Frame 1 (no input): blank canvas, image omitted
Frame 60 (the mouse pressed at the canvas centre just before this capture): blank canvas, image omitted
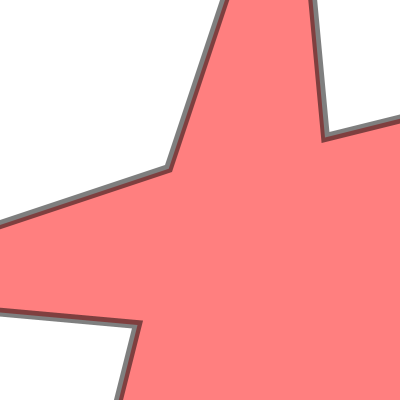
Frame 120 (the mouse held since frame 60 and released just before this capture)

The Processing sketch whose frames 1 and 60 were blank and that drew this single picture after the mouse press (run headless with seeded random() and noise(); from frame 60 on, the mouse is pressed at the canvas centre):

// Processing sketch: methodExamples
// ── methodExamples.pde
/*
void setup() {
  size(400, 400);
  background(255);
  
  drawStar();
}

void drawStar() {
  stroke(0, 128);
  strokeWeight(4);
  fill(255, 0, 0, 128);
  pushMatrix();
  translate(width/2, height/2);
  beginShape();
  vertex(0, -160);
  vertex(-60, -80);
  vertex(-160, -80);
  vertex(-60, -20);
  vertex(-160, 100);
  vertex(0, 20);
  vertex(160, 100);
  vertex(60, -20);
  vertex(160, -80);
  vertex(60, -80);
  endShape(CLOSE);
  popMatrix();
}
*/

/*
void setup() {
  size(400, 400);
  background(255);
  fill(0);

  text( add2ints(5, 5), 50, 50 );
  text( add2floats(5, 5), 50, 70 );
}
int add2ints(int x, int y) {
  return x + y;
}
float add2floats(float x, float y) {
  return x + y;
}
*/

/*
void setup() {
  size(120, 120);
  background(255);
  fill(0);

  text( addInts(5, 5), 50, 50 );
  text( addInts(5, 5, 5), 50, 70 );
  text( addInts(5, 5, 5, 5), 50, 90 );
}
int addInts(int x, int y) {
  return x + y;
}
int addInts(int x, int y, int z) {
  return x + y + z;
}
int addInts(int x, int y, int z, int w) {
  return x + y + z + w;
}
*/

void setup() {
  size(400, 400);
  background(255);
}
void draw() {
  if (keyPressed) {
    if (key == ' ') {
      background(255);
    }
  }
  if (mousePressed) {
    float mouseVelocity = dist(mouseX, mouseY, pmouseX, pmouseY)/128;
    float mouseAngle = atan2(mouseY - pmouseY, mouseX - pmouseX) + PI/2;
    drawStar(mouseX, mouseY, mouseAngle, mouseVelocity );
  }
}

void drawStar(int starX, int starY, float starAngle, float starScale) {
  stroke(0, 128);
  strokeWeight(4);
  fill(255, 0, 0, 128);
  pushMatrix();
  translate(starX, starY);
  rotate(starAngle);
  scale(starScale);
  beginShape();
  vertex(0, -160); vertex(-60, -80); vertex(-160, -80); vertex(-60, -20); vertex(-160, 100); vertex(0, 20); vertex(160, 100); vertex(60, -20); vertex(160, -80); vertex(60, -80);
  endShape(CLOSE);
  popMatrix();
}
